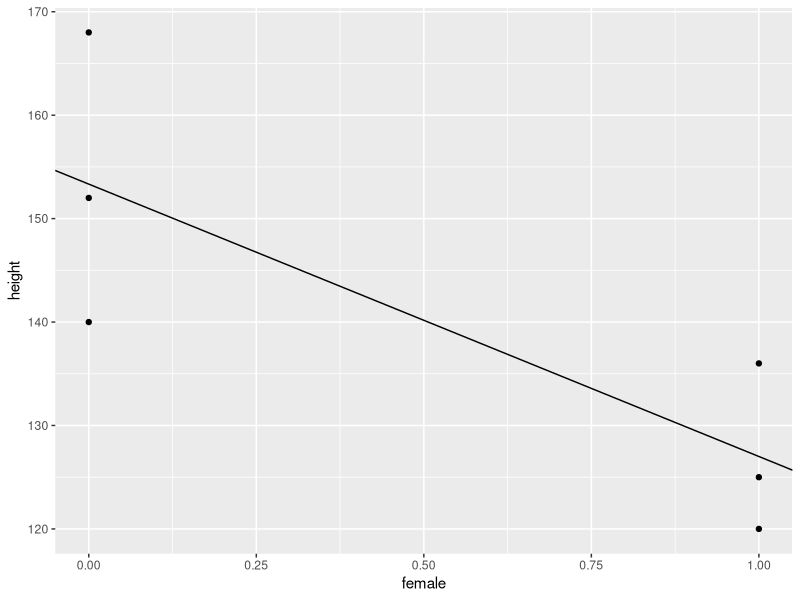

This figure's R source:
## ---- chunk 1
knitr::opts_chunk$set(echo = TRUE)
library(tidyverse)
## ---- chunk 2
# Made dataframe
df <- data_frame(female=c(0,0,0,1,1,1), height=c(152,140,168,120,136,125))
df

# Find average height by group
df %>% group_by(female) %>% summarise_all(mean)
## ---- chunk 3
# Run a linear regression
r <- lm(height ~ female, df)
rs <- summary(r)
# Show summary of regression output
rs
## ---- chunk 4
df %>% ggplot(aes(female, height)) + 
  geom_point() + 
  geom_abline(intercept = rs$coefficients['(Intercept)','Estimate'], 
              slope = rs$coefficients['female','Estimate'])
## ---- chunk 5
beta1_hat <- rs$coefficients['female','Estimate']
se_beta1_hat <- rs$coefficients['female','Std. Error']
ttest <- beta1_hat/se_beta1_hat
ttest
